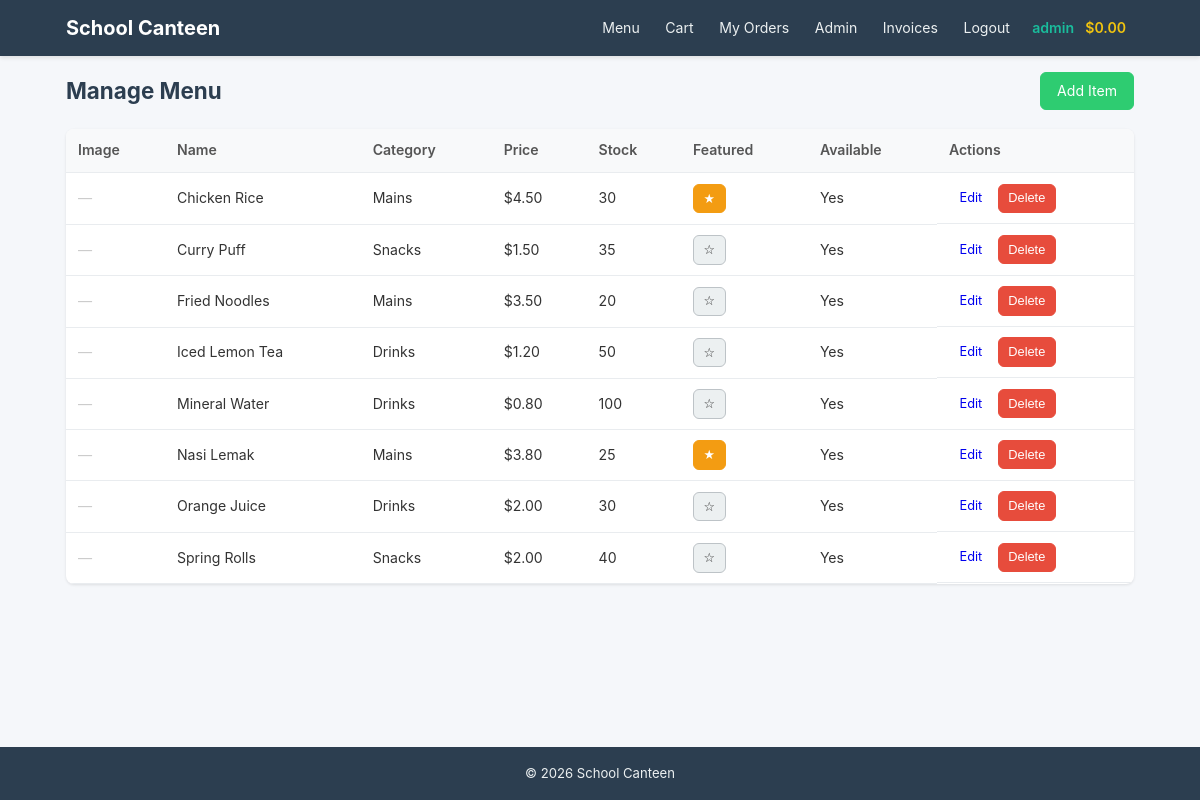
/admin/menu (signed in), run on the app's committed database.
### models.py (models this page shows, shortened)
class User(UserMixin, db.Model):
    __tablename__ = 'users'
    id = db.Column(db.Integer, primary_key=True)
    username = db.Column(db.String(64), unique=True, nullable=False, index=True)
    email = db.Column(db.String(120), unique=True, nullable=False, index=True)
    password_hash = db.Column(db.String(256), nullable=False)
    role = db.Column(db.String(20), nullable=False, default='student')
    student_id = db.Column(db.String(20), unique=True, nullable=True)
    balance = db.Column(db.Float, default=0.0)
    created_at = db.Column(db.DateTime, default=lambda: datetime.now(timezone.utc))
    orders = db.relationship('Order', backref='user', lazy='dynamic')
    favorites = db.relationship('Favorite', backref='user', lazy='dynamic',
                                cascade='all, delete-orphan')
    def is_admin(self):
        return self.role == 'admin'

class MenuItem(db.Model):
    __tablename__ = 'menu_items'
    id = db.Column(db.Integer, primary_key=True)
    name = db.Column(db.String(128), nullable=False)
    description = db.Column(db.Text, nullable=True)
    price = db.Column(db.Float, nullable=False)
    category_id = db.Column(db.Integer, db.ForeignKey('categories.id'), nullable=False)
    image = db.Column(db.String(256), nullable=True)
    available = db.Column(db.Boolean, default=True)
    stock = db.Column(db.Integer, default=0)
    featured = db.Column(db.Boolean, default=False)
    created_at = db.Column(db.DateTime, default=lambda: datetime.now(timezone.utc))
    order_items = db.relationship('OrderItem', backref='menu_item', lazy='dynamic')
    favorites = db.relationship('Favorite', backref='menu_item', lazy='dynamic',
                                cascade='all, delete-orphan')
    @property
    def image_src(self):
        if not self.image:
            return None
        if self.image.startswith(('http://', 'https://', '//')):
            return self.image
        return '/static/uploads/' + self.image

class Category(db.Model):
    __tablename__ = 'categories'
    id = db.Column(db.Integer, primary_key=True)
    name = db.Column(db.String(64), unique=True, nullable=False)
    description = db.Column(db.String(256))
    items = db.relationship('MenuItem', backref='category', lazy='dynamic')

### routes/admin.py (the view)
@admin_bp.route('/menu')
@login_required
@admin_required
def manage_menu():
    page = request.args.get('page', 1, type=int)
    pagination = MenuItem.query.order_by(MenuItem.name)\
                               .paginate(page=page, per_page=PER_PAGE, error_out=False)
    return render_template('admin/menu_manage.html', items=pagination.items,
                           pagination=pagination)

### routes/admin.py (called while the page is built)
def admin_required(f):
    from functools import wraps
    @wraps(f)
    def decorated_function(*args, **kwargs):
        if not current_user.is_authenticated or not current_user.is_admin():
            abort(403)
        return f(*args, **kwargs)
    return decorated_function

### templates/admin/menu_manage.html (shortened to what this page needs)
{% extends "base.html" %}
{% block content %}
<div class="admin-header">
  <h1>Manage Menu</h1>
  <a href="{{ url_for('admin.add_menu_item') }}" class="btn btn-success">Add Item</a>
</div>
<table class="table">
  <thead>
    <tr><th>Image</th><th>Name</th><th>Category</th><th>Price</th><th>Stock</th><th>Featured</th><th>Available</th><th>Actions</th></tr>
  </thead>
  <tbody>
    {% for item in items %}
      <tr>
        <td>
          {% if item.image_src %}
            <img src="{{ item.image_src }}" alt="{{ item.name }}" class="admin-thumb">
          {% else %}
            <span class="no-img">—</span>
          {% endif %}
        </td>
        <td>{{ item.name }}</td>
        <td>{{ item.category.name }}</td>
        <td>${{ "%.2f"|format(item.price) }}</td>
        <td>{{ item.stock }}</td>
        <td>
          <form action="{{ url_for('admin.toggle_featured', item_id=item.id) }}" method="POST" style="display:inline">
            <button type="submit" class="btn btn-sm {% if item.featured %}btn-warning{% else %}btn-secondary{% endif %}">
              {{ "★" if item.featured else "☆" }}
            </button>
          </form>
        </td>
        <td>{{ "Yes" if item.available else "No" }}</td>
        <td class="actions">
          <a href="{{ url_for('admin.edit_menu_item', item_id=item.id) }}" class="btn btn-sm">Edit</a>
          <form action="{{ url_for('admin.delete_menu_item', item_id=item.id) }}" method="POST" style="display:inline">
            <button type="submit" class="btn btn-danger btn-sm" onclick="return confirm('Delete this item?')">Delete</button>
          </form>
        </td>
      </tr>
    {% endfor %}
  </tbody>
</table>
{% endblock %}

### templates/base.html (shortened to what this page needs)
<!DOCTYPE html>
<html lang="en">
<head>
  <link rel="stylesheet" href="{{ url_for('static', filename='style.css') }}">
</head>
<body>
  <nav class="navbar">
    <div class="nav-container">
      <a href="{{ url_for('menu.index') }}" class="nav-brand">School Canteen</a>
      <div class="nav-links">
        <a href="{{ url_for('menu.index') }}">Menu</a>
        {% if current_user.is_authenticated %}
          <a href="{{ url_for('orders.view_cart') }}">Cart</a>
          <a href="{{ url_for('orders.history') }}">My Orders</a>
          {% if current_user.is_admin() %}
            <a href="{{ url_for('admin.dashboard') }}">Admin</a>
            <a href="{{ url_for('admin.manage_invoices') }}">Invoices</a>
          {% endif %}
          <a href="{{ url_for('auth.logout') }}">Logout</a>
          <span class="nav-user">{{ current_user.username }}</span>
          <span class="nav-balance">${{ "%.2f"|format(current_user.balance) }}</span>
        {% else %}
          <a href="{{ url_for('auth.login') }}">Login</a>
          <a href="{{ url_for('auth.register') }}">Register</a>
        {% endif %}
      </div>
    </div>
  </nav>
  <main class="container">
    {% block content %}{% endblock %}
  </main>
  <footer class="footer">
    <div class="container">
      <p>&copy; {{ now().year }} School Canteen</p>
    </div>
  </footer>
</body>
</html>

### static/style.css (style rules this page uses)
* { margin: 0; padding: 0; box-sizing: border-box; }
body { font-family: -apple-system, BlinkMacSystemFont, 'Segoe UI', Roboto, Oxygen, Ubuntu, Cantarell, sans-serif; line-height: 1.6; color: #333; background: #f5f7fa; display: flex; flex-direction: column; min-height: 100vh; }
.container { max-width: 1100px; margin: 0 auto; padding: 0 1rem; width: 100%; }
.navbar { background: #2c3e50; color: #fff; box-shadow: 0 2px 4px rgba(0,0,0,0.1); position: sticky; top: 0; z-index: 100; }
.nav-container { max-width: 1100px; margin: 0 auto; padding: 0 1rem; display: flex; justify-content: space-between; align-items: center; height: 56px; position: relative; }
.nav-brand { font-size: 1.25rem; font-weight: 700; color: #fff; text-decoration: none; white-space: nowrap; }
.nav-links { display: flex; align-items: center; gap: 0.2rem; }
.nav-links a { color: #ecf0f1; text-decoration: none; padding: 0.4rem 0.7rem; font-size: 0.88rem; border-radius: 6px; transition: background 0.2s, color 0.2s; white-space: nowrap; }
.nav-user { color: #1abc9c; font-weight: 600; font-size: 0.88rem; padding: 0.4rem 0.5rem; white-space: nowrap; }
.nav-balance { color: #f1c40f; font-weight: 600; font-size: 0.88rem; padding: 0.4rem 0.5rem 0.4rem 0; white-space: nowrap; }
main { padding: 1.25rem 0; flex: 1; }
main h1 { font-size: 1.4rem; margin-bottom: 1rem; color: #2c3e50; }
.btn { display: inline-flex; align-items: center; justify-content: center; padding: 0.5rem 1rem; border: 1px solid transparent; border-radius: 6px; font-size: 0.88rem; cursor: pointer; text-decoration: none; transition: all 0.2s; line-height: 1.4; }
.btn-secondary { background: #ecf0f1; color: #333; border-color: #bdc3c7; }
.btn-success { background: #2ecc71; color: #fff; border-color: #2ecc71; }
.btn-danger { background: #e74c3c; color: #fff; border-color: #e74c3c; }
.btn-sm { padding: 0.3rem 0.6rem; font-size: 0.8rem; }
.table { width: 100%; border-collapse: collapse; background: #fff; border-radius: 8px; overflow: hidden; box-shadow: 0 1px 3px rgba(0,0,0,0.1); margin-bottom: 1rem; }
.table th, .table td { padding: 0.65rem 0.75rem; text-align: left; border-bottom: 1px solid #e9ecef; font-size: 0.88rem; white-space: nowrap; }
.table th { background: #f8f9fa; font-weight: 600; color: #555; }
.admin-header { display: flex; justify-content: space-between; align-items: center; margin-bottom: 1.2rem; flex-wrap: wrap; gap: 0.8rem; }
.admin-header h1 { color: #2c3e50; margin-bottom: 0; }
.no-img { color: #ccc; }
.actions { display: flex; gap: 0.3rem; flex-wrap: wrap; }
.btn-warning { background: #f39c12; color: #fff; border-color: #f39c12; }
.footer { background: #2c3e50; color: #ecf0f1; text-align: center; padding: 1rem 0; font-size: 0.82rem; margin-top: auto; }

### data on the page
User: username "admin", balance "0.00"
MenuItem: name "Chicken Rice", category.name "Mains", price "4.50", stock "30", featured "★", available "Yes"
MenuItem: name "Curry Puff", category.name "Snacks", price "1.50", stock "35", featured "☆", available "Yes"
MenuItem: name "Fried Noodles", category.name "Mains", price "3.50", stock "20", featured "☆", available "Yes"
MenuItem: name "Iced Lemon Tea", category.name "Drinks", price "1.20", stock "50", featured "☆", available "Yes"
MenuItem: name "Mineral Water", category.name "Drinks", price "0.80", stock "100", featured "☆", available "Yes"
MenuItem: name "Nasi Lemak", category.name "Mains", price "3.80", stock "25", featured "★", available "Yes"
MenuItem: name "Orange Juice", category.name "Drinks", price "2.00", stock "30", featured "☆", available "Yes"
MenuItem: name "Spring Rolls", category.name "Snacks", price "2.00", stock "40", featured "☆", available "Yes"
